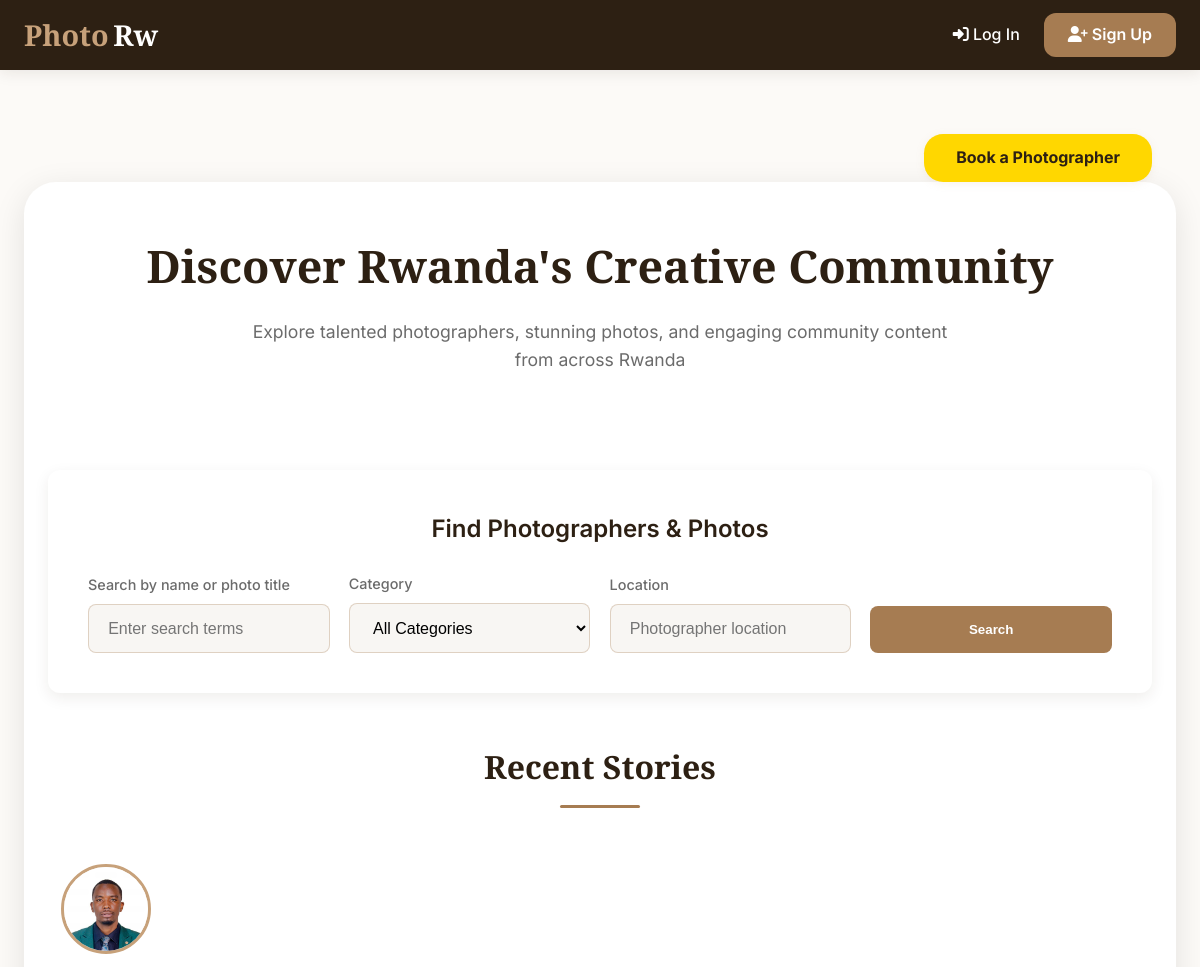
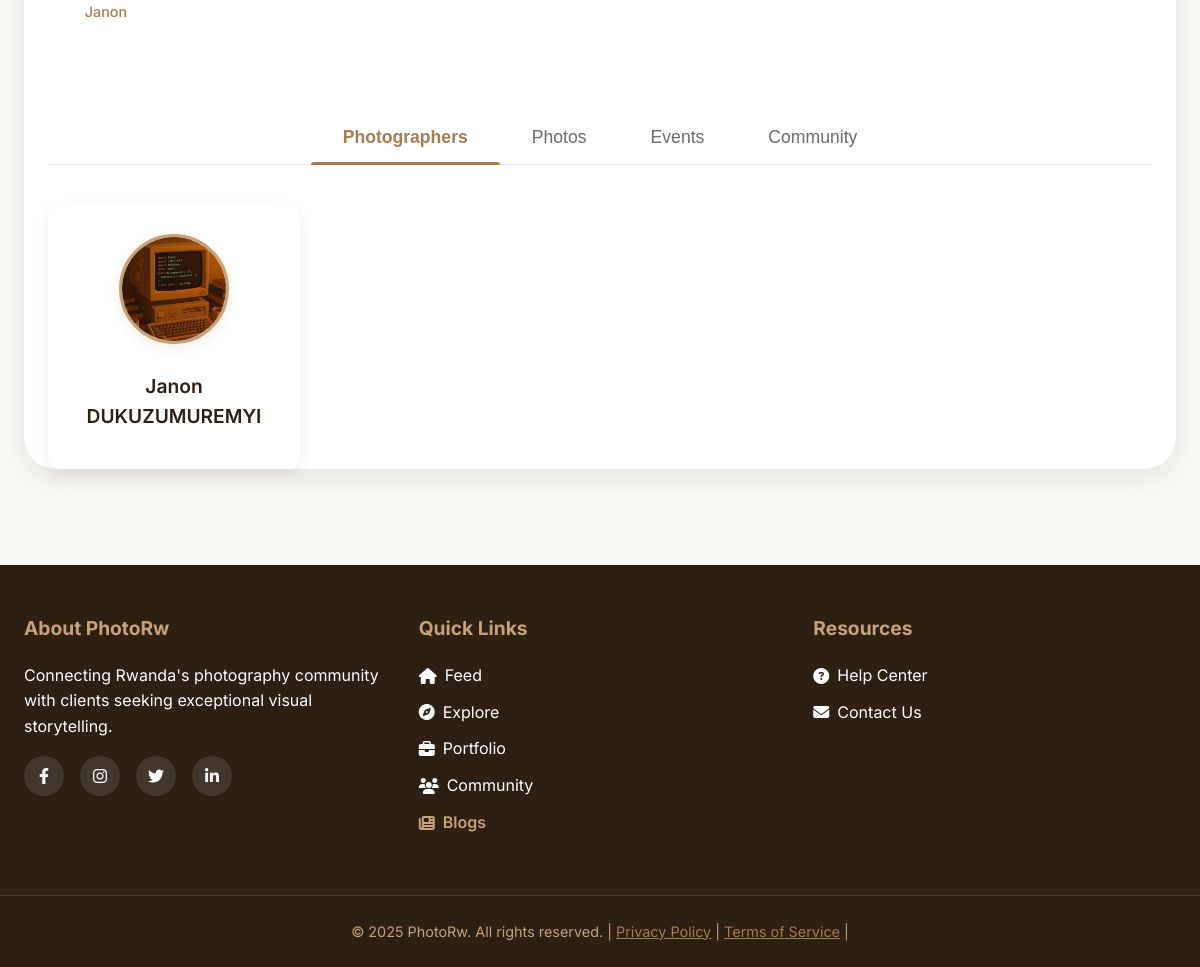
/explore/, run on the app's committed database (2 pictures, top to bottom).
### portfolio/models.py (models this page shows, shortened)
class Story(models.Model):
	photographer = models.ForeignKey(User, on_delete=models.CASCADE, related_name='stories')
	image = models.ImageField(upload_to='stories/', blank=True, null=True)
	video = models.FileField(upload_to='stories/videos/', blank=True, null=True)
	created_at = models.DateTimeField(auto_now_add=True)

### users/models.py (models this page shows, shortened)
class User(AbstractUser):
	class Roles(models.TextChoices):
		PHOTOGRAPHER = 'photographer', _('Photographer')
		CLIENT = 'client', _('Client')
	email = models.EmailField(_('email address'), unique=True, blank=False, null=False, help_text=_('Required. Enter a valid email address.'))
	bio = models.TextField(_('bio'), blank=True)
	profile_picture = models.ImageField(upload_to='profile_pics/', blank=True, null=True)
	location = models.CharField(max_length=255, blank=True)
	contact_info = models.CharField(max_length=255, blank=True)
	is_verified = models.BooleanField(default=False)
	role = models.CharField(max_length=20, choices=Roles.choices, default=Roles.CLIENT)
	price = models.DecimalField(max_digits=8, decimal_places=2, blank=True, null=True, help_text=_('Typical session price (optional)'))
	badges = models.CharField(max_length=255, blank=True, help_text=_('Badges or special recognitions (comma-separated)'))
	certifications = models.CharField(max_length=255, blank=True, help_text=_('Certifications (comma-separated)'))
	awards = models.CharField(max_length=255, blank=True, help_text=_('Awards (comma-separated)'))
	social_proof = models.URLField(blank=True, help_text=_('Link to social proof (portfolio, Instagram, etc.)'))
	USERNAME_FIELD = 'email'
	REQUIRED_FIELDS = ['username']

### portfolio/views.py (the view)
# urls.py: path('explore/', __import__('portfolio.views').views.explore, name='explore'),
def explore(request):
	from users.models import User
	from .models import Photo, Event, Story
	from community.models import Post
	from django.utils import timezone
	q = request.GET.get('q', '').strip()
	category_id = request.GET.get('category')
	location = request.GET.get('location', '').strip()
	photographers = User.objects.filter(role='photographer')
	photos = Photo.objects.all()
	categories = Category.objects.all()
	time_threshold = timezone.now() - timezone.timedelta(hours=24)
	stories = Story.objects.filter(created_at__gte=time_threshold).order_by('-created_at')
	posts = Post.objects.all().order_by('-date')[:6]
	if q:
		photographers = photographers.filter(username__icontains=q)
		photos = photos.filter(title__icontains=q)
	if category_id:
		photos = photos.filter(category_id=category_id)
	if location:
		photographers = photographers.filter(location__icontains=location)
	photos = photos.order_by('-uploaded_at')[:24]
	from django.utils import timezone
	today = timezone.now().date()
	events = Event.objects.filter(date__gte=today).order_by('date')
	photos_json = [
		{
			'image': photo.image.url,
			'title': photo.title,
			'photographer_first_name': photo.photographer.first_name,
			'photographer_last_name': photo.photographer.last_name,
			'photographer': photo.photographer.pk,
		}
		for photo in photos
	]
	return render(request, 'explore.html', {
		'photographers': photographers,
		'photos': photos,
		'photos_json': photos_json,
		'categories': categories,
		'q': q,
		'selected_category': category_id,
		'location': location,
		'events': events,
		'stories': stories,
		'posts': posts,
	})

### templates/explore.html (shortened to what this page needs)
{% extends 'base.html' %}
{% load static %}
{% block head %}
    <link rel="stylesheet" href="{% static 'css/explore.css' %}">
{% endblock %}
{% block content %}
<div style="display:flex;justify-content:flex-end;max-width:1280px;margin:2rem auto 0 auto;padding:0 1.5rem 0 1.5rem;">
    <a href="/bookings/create/" style="background:#ffd700;color:#2d2013;padding:0.7rem 2rem;border-radius:1.2rem;font-weight:700;text-decoration:none;box-shadow:0 2px 8px rgba(199,161,122,0.13);transition:all 0.2s;">Book a Photographer</a>
</div>
<div class="explore-container">
    <section class="explore-hero">
        <h1>Discover Rwanda's Creative Community</h1>
        <p>Explore talented photographers, stunning photos, and engaging community content from across Rwanda</p>
    </section>
    <section class="search-section">
        <h2 class="search-title">Find Photographers & Photos</h2>
        <form method="get" class="search-form">
            <div class="form-group">
                <label for="search-input">Search by name or photo title</label>
                <input type="text" id="search-input" name="q" value="{{ q }}" class="search-input" placeholder="Enter search terms">
            </div>
            <div class="form-group">
                <label for="category-select">Category</label>
                <select id="category-select" name="category" class="search-select">
                    <option value="">All Categories</option>
                </select>
            </div>
            <div class="form-group">
                <label for="location-input">Location</label>
                <input type="text" id="location-input" name="location" value="{{ location }}" class="search-input" placeholder="Photographer location">
            </div>
            <button type="submit" class="search-btn">Search</button>
        </form>
    </section>
    <section class="stories-section">
        <h2 class="section-title">Recent Stories</h2>
        <div class="stories-container">
            {% for story in stories %}
                <div class="story-item" data-story-index="{{ forloop.counter0 }}">
                    <div class="story-avatar">
                        {% if story.video %}
                            <video muted>
                                <source src="{{ story.video.url }}" type="video/mp4">
                                Your browser does not support the video tag.
                            </video>
                        {% elif story.image %}
                            <img src="{{ story.image.url }}" alt="Story">
                        {% else %}
                            <img src="{{ story.photographer.profile_picture.url|default:'/static/img/default-avatar.png' }}" alt="Story">
                        {% endif %}
                    </div>
                    <div class="story-username">{{ story.photographer.username }}</div>
                </div>
            {% empty %}
                <div class="empty-state">No stories yet.</div>
            {% endfor %}
        </div>
    </section>
    <div class="content-tabs">
        <button class="tab-btn active" data-tab="photographers">Photographers</button>
        <button class="tab-btn" data-tab="photos">Photos</button>
        <button class="tab-btn" data-tab="events">Events</button>
        <button class="tab-btn" data-tab="community">Community</button>
    </div>
    <div id="photographers" class="tab-content active">
        <div class="photographers-grid">
            {% for photographer in photographers %}
            <div class="card photographer-card">
                <a href="{% url 'photographer_detail' photographer.pk %}" class="photographer-link">
                    {% if photographer.profile_picture %}
                        <img src="{{ photographer.profile_picture.url }}" alt="Profile picture of {{ photographer.first_name }} {{ photographer.last_name }}" class="photographer-avatar">
                    {% else %}
                        <div class="avatar-placeholder">{{ photographer.username|first|upper }}</div>
                    {% endif %}
                    <div class="photographer-name">{{ photographer.first_name }} {{ photographer.last_name }}</div>
                </a>
            </div>
            {% empty %}
            <div class="empty-state">No photographers found.</div>
            {% endfor %}
        </div>
    </div>
</div>
{% endblock %}

### static/css/explore.css (style rules this page uses)
.explore-container { max-width: 1200px; margin: 2rem auto; padding: 2rem; background: #fff; border-radius: 2rem; box-shadow: 0 8px 32px rgba(0,0,0,0.10); }

### templates/base.html (style rules this page uses)
:root { --primary-dark: #2D2013; --primary: #3A2A1B; --accent: #A67C52; --accent-light: #C7A17A; --gold: #FFD700; --surface: #FFFFFF; --surface-alt: #F8F6F3; --text-main: #2D2013; --text-light: #6B6B6B; --success: #27ae60; --warning: #f39c12; --danger: #e74c3c; --border: #e9e1d6; --border-radius: 12px; --shadow: 0 4px 20px rgba(45, 32, 19, 0.08); --transition: all 0.3s ease; }
* { box-sizing: border-box; margin: 0; padding: 0; }
body { background: var(--surface-alt); color: var(--text-main); font-family: 'Inter', sans-serif; line-height: 1.6; min-height: 100vh; display: flex; flex-direction: column; }

### data on the page
Story: image (picture), photographer.username "Janon"
User: profile_picture (picture), first_name "Janon", last_name "DUKUZUMUREMYI"
